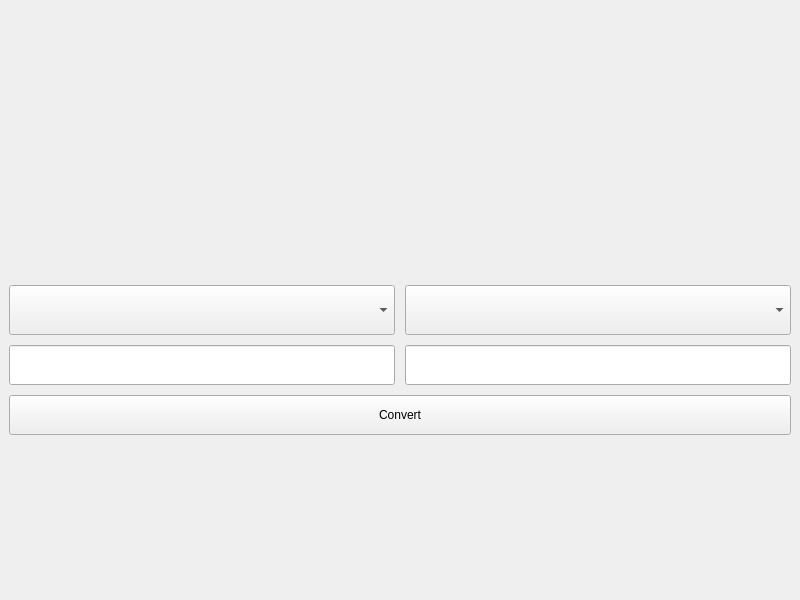
<?xml version="1.0" encoding="UTF-8"?>
<ui version="4.0">
 <class>MainWindow</class>
 <widget class="QMainWindow" name="MainWindow">
  <property name="geometry">
   <rect>
    <x>0</x>
    <y>0</y>
    <width>800</width>
    <height>600</height>
   </rect>
  </property>
  <property name="windowTitle">
   <string>CurrencyConverter</string>
  </property>
  <widget class="QWidget" name="centralwidget">
   <layout class="QVBoxLayout" name="verticalLayout" stretch="0,0,0">
    <property name="spacing">
     <number>2</number>
    </property>
    <item>
     <spacer name="verticalSpacer">
      <property name="orientation">
       <enum>Qt::Vertical</enum>
      </property>
      <property name="sizeType">
       <enum>QSizePolicy::Preferred</enum>
      </property>
      <property name="sizeHint" stdset="0">
       <size>
        <width>20</width>
        <height>120</height>
       </size>
      </property>
     </spacer>
    </item>
    <item>
     <layout class="QVBoxLayout" name="verticalLayout_4">
      <property name="spacing">
       <number>10</number>
      </property>
      <item>
       <layout class="QHBoxLayout" name="horizontalLayout">
        <property name="topMargin">
         <number>0</number>
        </property>
        <item>
         <layout class="QVBoxLayout" name="verticalLayout_2">
          <property name="leftMargin">
           <number>0</number>
          </property>
          <item>
           <widget class="QComboBox" name="from_currency">
            <property name="minimumSize">
             <size>
              <width>0</width>
              <height>50</height>
             </size>
            </property>
            <property name="font">
             <font>
              <pointsize>14</pointsize>
              <weight>75</weight>
              <bold>true</bold>
             </font>
            </property>
           </widget>
          </item>
          <item>
           <widget class="QLineEdit" name="from_value">
            <property name="sizePolicy">
             <sizepolicy hsizetype="Expanding" vsizetype="Maximum">
              <horstretch>0</horstretch>
              <verstretch>40</verstretch>
             </sizepolicy>
            </property>
            <property name="minimumSize">
             <size>
              <width>0</width>
              <height>40</height>
             </size>
            </property>
            <property name="font">
             <font>
              <pointsize>15</pointsize>
             </font>
            </property>
           </widget>
          </item>
         </layout>
        </item>
        <item>
         <layout class="QVBoxLayout" name="verticalLayout_3">
          <property name="leftMargin">
           <number>0</number>
          </property>
          <item>
           <widget class="QComboBox" name="to_currency">
            <property name="minimumSize">
             <size>
              <width>0</width>
              <height>50</height>
             </size>
            </property>
            <property name="font">
             <font>
              <pointsize>14</pointsize>
              <weight>75</weight>
              <bold>true</bold>
             </font>
            </property>
           </widget>
          </item>
          <item>
           <widget class="QLineEdit" name="result_value">
            <property name="sizePolicy">
             <sizepolicy hsizetype="Expanding" vsizetype="Maximum">
              <horstretch>0</horstretch>
              <verstretch>0</verstretch>
             </sizepolicy>
            </property>
            <property name="minimumSize">
             <size>
              <width>0</width>
              <height>40</height>
             </size>
            </property>
            <property name="font">
             <font>
              <pointsize>15</pointsize>
             </font>
            </property>
            <property name="readOnly">
             <bool>true</bool>
            </property>
           </widget>
          </item>
         </layout>
        </item>
       </layout>
      </item>
      <item>
       <widget class="QPushButton" name="convert_button">
        <property name="sizePolicy">
         <sizepolicy hsizetype="Preferred" vsizetype="Maximum">
          <horstretch>0</horstretch>
          <verstretch>0</verstretch>
         </sizepolicy>
        </property>
        <property name="minimumSize">
         <size>
          <width>20</width>
          <height>40</height>
         </size>
        </property>
        <property name="text">
         <string>Convert</string>
        </property>
       </widget>
      </item>
     </layout>
    </item>
    <item>
     <layout class="QHBoxLayout" name="plot_layout"/>
    </item>
   </layout>
  </widget>
 </widget>
 <resources/>
 <connections/>
</ui>
